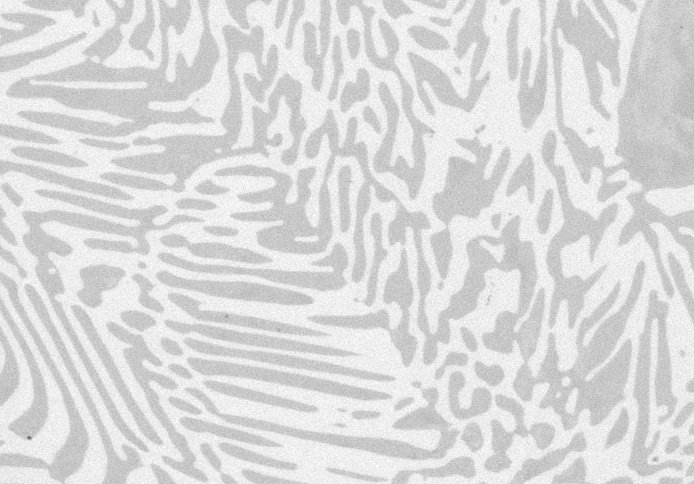
#> input picture images/Alloy.jpg, 694 x 484 px, given in place of nature.jpg, which was not available
$ python 4_image_processing_using_pillow.py
#> lines starting #> are read from the running program, lines starting #| are printed output that depends on the picture; pictures that were not available may be replaced by others from this repository, and a replacement may not be noted
from PIL import Image

img=Image.open('images/nature.jpg')
#> img is the input picture: PIL image 694x484 L; min 95, max 255, mean 218.6
print(img.format)
#| JPEG
print(img.size) #(width,height)
#| (694, 484)
print(img.mode)
#| L
small_img=img.resize((200,300)) #it didn't keep the aspect ratio, it just cropped it
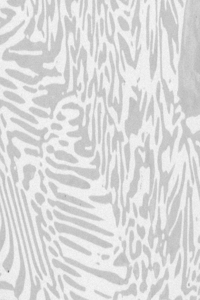
#> small_img: PIL image 200x300 L; min 120, max 247, mean 218.6
small_img.save('images/nature_small.jpg')
img.thumbnail((200,300)) # it inplace resized to 200,300 but keep aspect ratio,
#> img: PIL image 200x139 L
# so final size=200,133 and looks the original image. 300 does not matter here
img.save('images/nature_tmbnail.jpg')
print(img.size)
#| (200, 139)

# crop image

cropped_img= img.crop((0,0,300,250)) #(x1,y1,x2,y2)
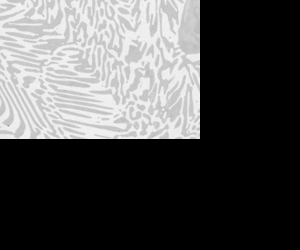
#> cropped_img: PIL image 300x250 L; min 0, max 244, mean 81
cropped_img.save('images/nature_cropped.jpg')

img2=Image.open('images/monkey.jpg')
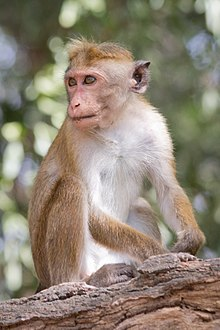
#> input picture images/monkey.jpg, 220 x 330 px
#> img2 is the input picture: PIL image 220x330 RGB; mean R, G, B 143.4, 132.2, 116.5
img1=Image.open('images/nature.jpg')
img1.paste(img2,(20,30))
img1.save('images/pasted_image.jpg')

# rotation

img90=img2.rotate(90,expand=True) #expand=true means keepening the full image so that
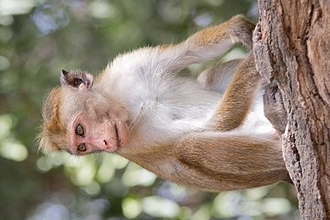
#> img90: PIL image 330x220 RGB; mean R, G, B 143.4, 132.2, 116.5
# after rotation, image will not be cropped
img90.save('images/monkey_rotated.jpg')

# flip

# left right flip

img_flipLR=img2.transpose(Image.FLIP_LEFT_RIGHT)
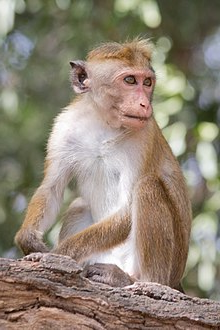
#> img_flipLR: PIL image 220x330 RGB; mean R, G, B 143.4, 132.2, 116.5
img_flipLR.save('images/monkey_flipLR.jpg')


img_flipTB=img2.transpose(Image.FLIP_TOP_BOTTOM)
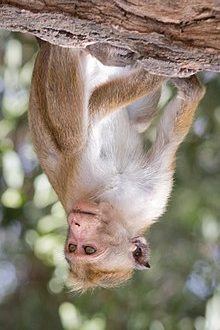
#> img_flipTB: PIL image 220x330 RGB; mean R, G, B 143.4, 132.2, 116.5
img_flipTB.save('images/monkey_flipTB.jpg')

# convert to gray image

gray_img=img2.convert('L') # replace L with RGB to convert to RGB
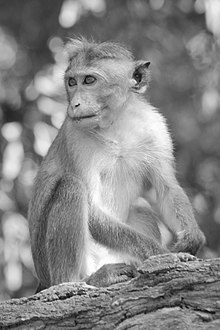
#> gray_img: PIL image 220x330 L; min 5, max 255, mean 133.8
gray_img.save('images/monkey_grayscale.png',"png")
